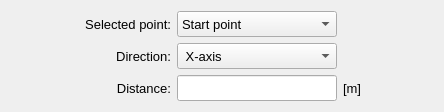
            <widget class="QWidget" name="page_2">
             <layout class="QGridLayout" name="gridLayout">
              <item row="2" column="4">
               <spacer name="horizontalSpacer_18">
                <property name="orientation">
                 <enum>Qt::Orientation::Horizontal</enum>
                </property>
                <property name="sizeHint" stdset="0">
                 <size>
                  <width>40</width>
                  <height>20</height>
                 </size>
                </property>
               </spacer>
              </item>
              <item row="0" column="1">
               <widget class="QLabel" name="label_3">
                <property name="minimumSize">
                 <size>
                  <width>120</width>
                  <height>0</height>
                 </size>
                </property>
                <property name="font">
                 <font>
                  <pointsize>10</pointsize>
                 </font>
                </property>
                <property name="text">
                 <string>Selected point:</string>
                </property>
                <property name="alignment">
                 <set>Qt::AlignmentFlag::AlignRight|Qt::AlignmentFlag::AlignTrailing|Qt::AlignmentFlag::AlignVCenter</set>
                </property>
               </widget>
              </item>
              <item row="0" column="2">
               <widget class="QComboBox" name="selected_point_combo_box">
                <property name="sizePolicy">
                 <sizepolicy hsizetype="Fixed" vsizetype="Fixed">
                  <horstretch>0</horstretch>
                  <verstretch>0</verstretch>
                 </sizepolicy>
                </property>
                <property name="minimumSize">
                 <size>
                  <width>160</width>
                  <height>26</height>
                 </size>
                </property>
                <property name="maximumSize">
                 <size>
                  <width>160</width>
                  <height>26</height>
                 </size>
                </property>
                <property name="font">
                 <font>
                  <pointsize>10</pointsize>
                 </font>
                </property>
                <item>
                 <property name="text">
                  <string>Start point</string>
                 </property>
                </item>
                <item>
                 <property name="text">
                  <string>End point</string>
                 </property>
                </item>
               </widget>
              </item>
              <item row="1" column="1">
               <widget class="QLabel" name="label_6">
                <property name="minimumSize">
                 <size>
                  <width>120</width>
                  <height>0</height>
                 </size>
                </property>
                <property name="font">
                 <font>
                  <pointsize>10</pointsize>
                 </font>
                </property>
                <property name="text">
                 <string>Direction:</string>
                </property>
                <property name="alignment">
                 <set>Qt::AlignmentFlag::AlignRight|Qt::AlignmentFlag::AlignTrailing|Qt::AlignmentFlag::AlignVCenter</set>
                </property>
               </widget>
              </item>
              <item row="1" column="2">
               <widget class="QComboBox" name="distance_axis_combo_box">
                <property name="sizePolicy">
                 <sizepolicy hsizetype="Fixed" vsizetype="Fixed">
                  <horstretch>0</horstretch>
                  <verstretch>0</verstretch>
                 </sizepolicy>
                </property>
                <property name="minimumSize">
                 <size>
                  <width>160</width>
                  <height>26</height>
                 </size>
                </property>
                <property name="maximumSize">
                 <size>
                  <width>160</width>
                  <height>26</height>
                 </size>
                </property>
                <property name="font">
                 <font>
                  <pointsize>10</pointsize>
                 </font>
                </property>
                <item>
                 <property name="text">
                  <string> X-axis</string>
                 </property>
                </item>
                <item>
                 <property name="text">
                  <string> Y-axis</string>
                 </property>
                </item>
                <item>
                 <property name="text">
                  <string> Z-axis</string>
                 </property>
                </item>
                <item>
                 <property name="text">
                  <string> Along the line</string>
                 </property>
                </item>
               </widget>
              </item>
              <item row="2" column="3">
               <widget class="QLabel" name="unity_division_dx_label_2">
                <property name="minimumSize">
                 <size>
                  <width>50</width>
                  <height>0</height>
                 </size>
                </property>
                <property name="font">
                 <font>
                  <pointsize>10</pointsize>
                 </font>
                </property>
                <property name="text">
                 <string>[m]</string>
                </property>
               </widget>
              </item>
              <item row="2" column="1">
               <widget class="QLabel" name="label_5">
                <property name="minimumSize">
                 <size>
                  <width>120</width>
                  <height>0</height>
                 </size>
                </property>
                <property name="font">
                 <font>
                  <pointsize>10</pointsize>
                 </font>
                </property>
                <property name="text">
                 <string>Distance:</string>
                </property>
                <property name="alignment">
                 <set>Qt::AlignmentFlag::AlignRight|Qt::AlignmentFlag::AlignTrailing|Qt::AlignmentFlag::AlignVCenter</set>
                </property>
               </widget>
              </item>
              <item row="2" column="2">
               <widget class="QLineEdit" name="distance_value_line_edit">
                <property name="sizePolicy">
                 <sizepolicy hsizetype="Fixed" vsizetype="Fixed">
                  <horstretch>0</horstretch>
                  <verstretch>0</verstretch>
                 </sizepolicy>
                </property>
                <property name="minimumSize">
                 <size>
                  <width>160</width>
                  <height>26</height>
                 </size>
                </property>
                <property name="maximumSize">
                 <size>
                  <width>160</width>
                  <height>26</height>
                 </size>
                </property>
                <property name="font">
                 <font>
                  <pointsize>10</pointsize>
                 </font>
                </property>
                <property name="text">
                 <string/>
                </property>
                <property name="clearButtonEnabled">
                 <bool>true</bool>
                </property>
               </widget>
              </item>
              <item row="2" column="0">
               <spacer name="horizontalSpacer_19">
                <property name="orientation">
                 <enum>Qt::Orientation::Horizontal</enum>
                </property>
                <property name="sizeHint" stdset="0">
                 <size>
                  <width>40</width>
                  <height>20</height>
                 </size>
                </property>
               </spacer>
              </item>
             </layout>
            </widget>
